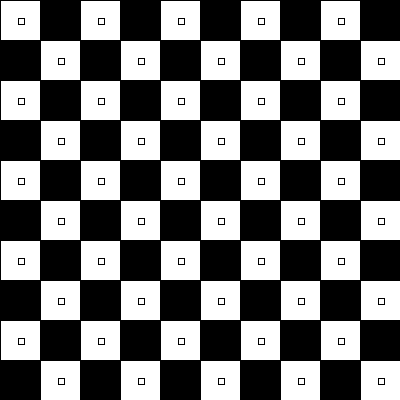
Frame 1 (no input)
Frame 60 (the mouse pressed at the canvas centre just before this capture): identical to frame 1, image omitted
Frame 120 (the mouse held since frame 60 and released just before this capture): identical to frame 1, image omitted

The Processing sketch that drew this single still picture (run headless with seeded random() and noise(); from frame 60 on, the mouse is pressed at the canvas centre):

// Processing sketch: GoldenRedRect
// ── GoldenRedRect.pde
 void setup(){
  size(400,400);
}

int widSpa=10,lenSpa=10,wid=40,space=wid/2+2;
void draw(){
  
 for(int i=0;i<=width/wid;i+=1){
    for(int j=0;j<=width/wid;j+=1){
      if(i%2==0){
        if(j%2==0)fill(255);
        else fill(0);  
      }
      else{
        if(j%2==0)fill(0);
        else fill(255);  
      }
     cube(wid*i,j*wid); 
    }
 }
  
}

void cube(int x,int y){
  rect(x,y,wid,wid);
  rect(x-space,y-space,6,6);
  
}
